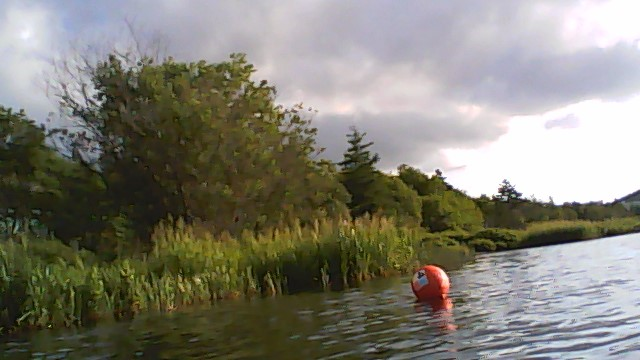
#> input picture images/waterFar1.JPG, 640 x 360 px
$ python -i ImageProcessing.py   (imports and definitions only)   (Python 2 division)   (older library calls are emulated)
#> lines starting #> are read from the running program, lines starting #| are printed output that depends on the picture
#> further down, picture is the input picture: shape (360, 640, 3); mean B, G, R 115.1, 126.9, 129.1
# -*- coding: utf-8 -*-

import cv2
import numpy as np
import InputOutput
import kmean
import locationDetection

#fx = 517 * 0.5 # focal length is calculated for 320x240
fx = 843
obj_width = 0.305 #meters
BLACK = 0
WHITE = 255

"""
*checkes to see if the ball is in the image
*returns fase if the ball is not in the image
"""
# [282 lines left out: functions inImage, reflectionDetection, updateMinMax, goToTop, stepDown, getBalls and 1 more, not called in this run]

#Removes any red noise picked up in image
def removeNoise(image):
    #kernel = np.ones((9,9),np.uint8)
    kernel = cv2.getStructuringElement(cv2.MORPH_ELLIPSE, (1, 3))

    dilations = 7
    # opening
    image = cv2.erode(image,kernel,iterations = dilations)
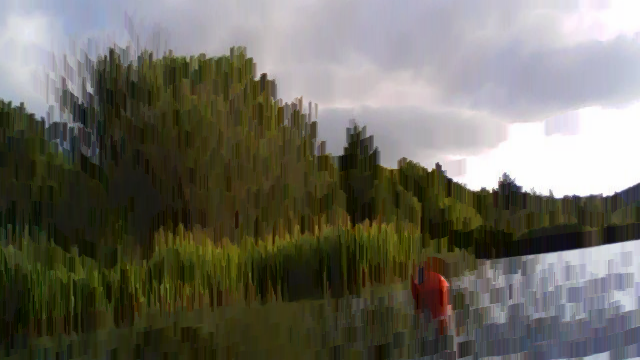
#> image: shape (360, 640, 3); mean of channels 0, 1, 2 95.4, 106.5, 108.6; drawn as B, G, R
    image = cv2.dilate(image,kernel,iterations = dilations)
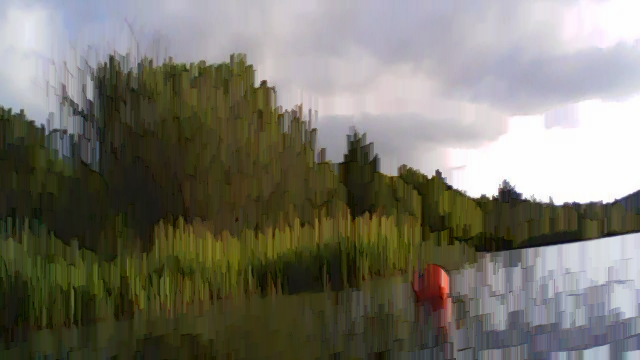
#> image: shape (360, 640, 3); mean of channels 0, 1, 2 105.6, 117.3, 119.6; drawn as B, G, R

    # closing
    image = cv2.dilate(image,kernel,iterations = dilations)
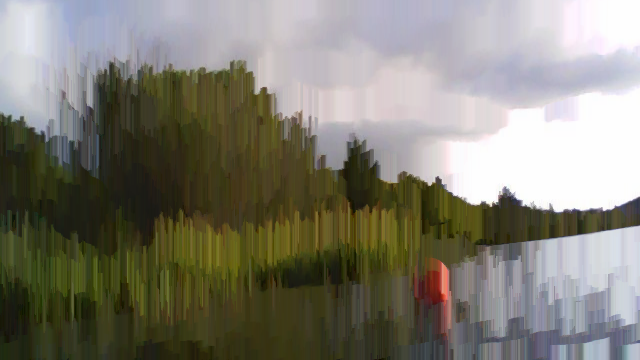
#> image: shape (360, 640, 3); mean of channels 0, 1, 2 113.9, 125.8, 128.2; drawn as B, G, R
    image = cv2.erode(image,kernel,iterations = dilations)
    """
    image = cv2.morphologyEx(image, cv2.MORPH_OPEN, kernel)
    image = cv2.morphologyEx(image, cv2.MORPH_CLOSE, kernel)
    image = cv2.dilate(image,kernel,iterations =15)
    image = cv2.erode(image,kernel,iterations = 2)
    image = cv2.dilate(image,kernel,iterations =15)
    image = cv2.erode(image,kernel,iterations = 2)
    image = cv2.dilate(image,kernel,iterations =15)
    image = cv2.erode(image,kernel,iterations = 2)"""

    return image

>>> import cv2
>>> picture = cv2.imread('images/waterFar1.JPG')
>>> result = removeNoise(picture)

$ run again, on images/waterFar2.JPG
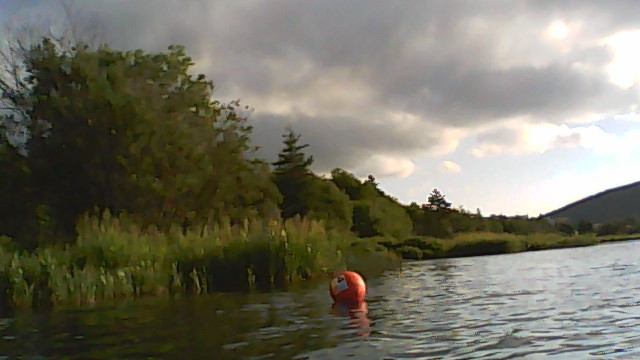
#> input picture images/waterFar2.JPG, 640 x 360 px
#> picture is the input picture: shape (360, 640, 3); mean B, G, R 99.1, 113.7, 115.8
#> in removeNoise, `image = cv2.dilate(image,kernel,iterations = dilations)`:
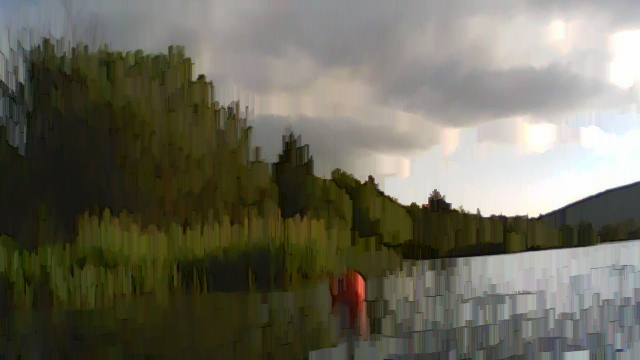
#> image: shape (360, 640, 3); mean of channels 0, 1, 2 91.7, 106.2, 108.2; drawn as B, G, R
#> in removeNoise, `image = cv2.dilate(image,kernel,iterations = dilations)`:
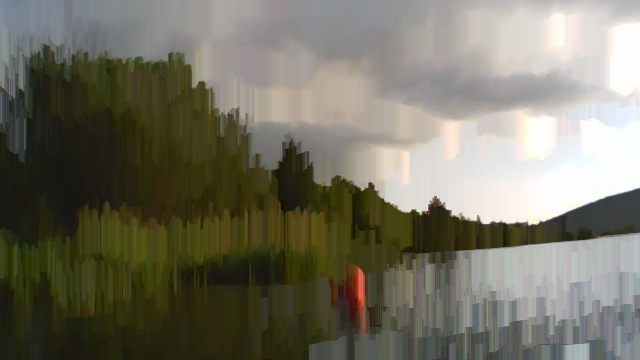
#> image: shape (360, 640, 3); mean of channels 0, 1, 2 99.6, 114.4, 116.6; drawn as B, G, R

$ run again, on images/waterFar3.JPG
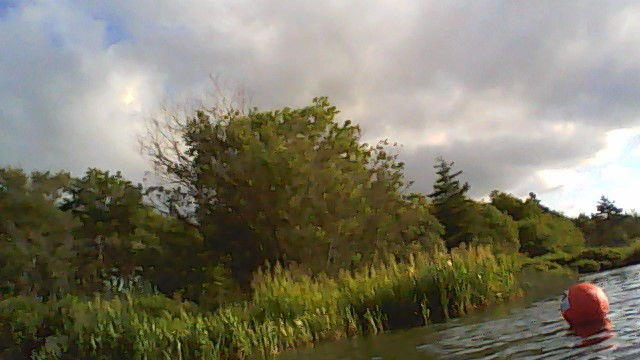
#> input picture images/waterFar3.JPG, 640 x 360 px
#> picture is the input picture: shape (360, 640, 3); mean B, G, R 105.7, 123.2, 126.9
#> in removeNoise, `image = cv2.dilate(image,kernel,iterations = dilations)`:
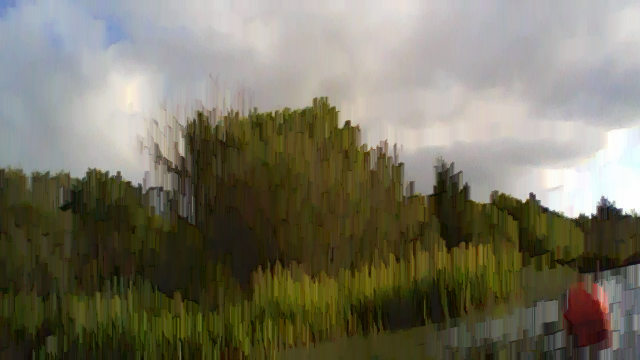
#> image: shape (360, 640, 3); mean of channels 0, 1, 2 98, 115.5, 119; drawn as B, G, R
#> in removeNoise, `image = cv2.dilate(image,kernel,iterations = dilations)`:
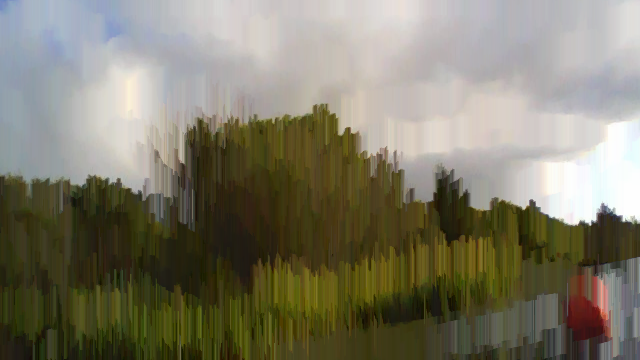
#> image: shape (360, 640, 3); mean of channels 0, 1, 2 104.9, 122.9, 126.5; drawn as B, G, R

$ run again, on images/webcamVid2.JPG
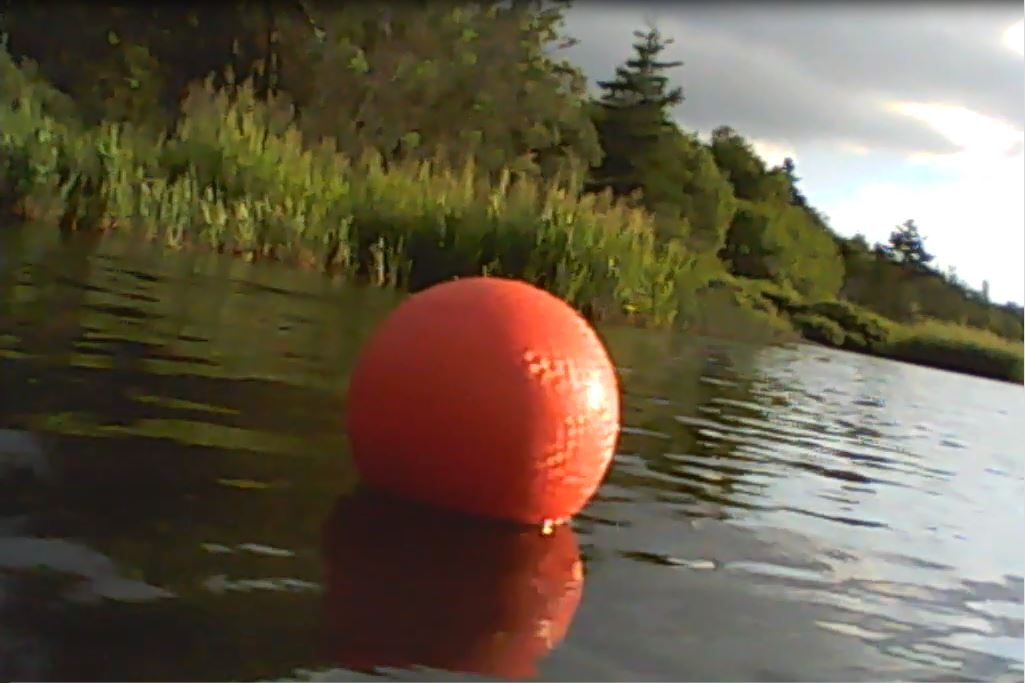
#> input picture images/webcamVid2.JPG, 1025 x 683 px
#> picture is the input picture: shape (683, 1025, 3); mean B, G, R 72.9, 92.3, 103.3
#> in removeNoise, `image = cv2.dilate(image,kernel,iterations = dilations)`:
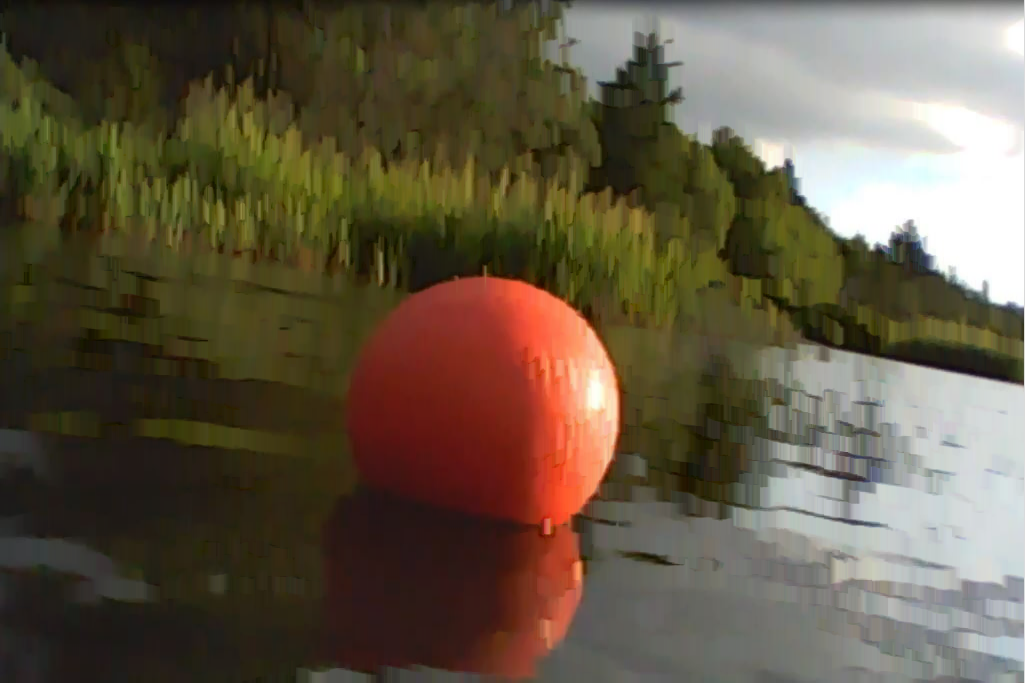
#> image: shape (683, 1025, 3); mean of channels 0, 1, 2 68.3, 87.6, 98.7; drawn as B, G, R
#> in removeNoise, `image = cv2.dilate(image,kernel,iterations = dilations)`:
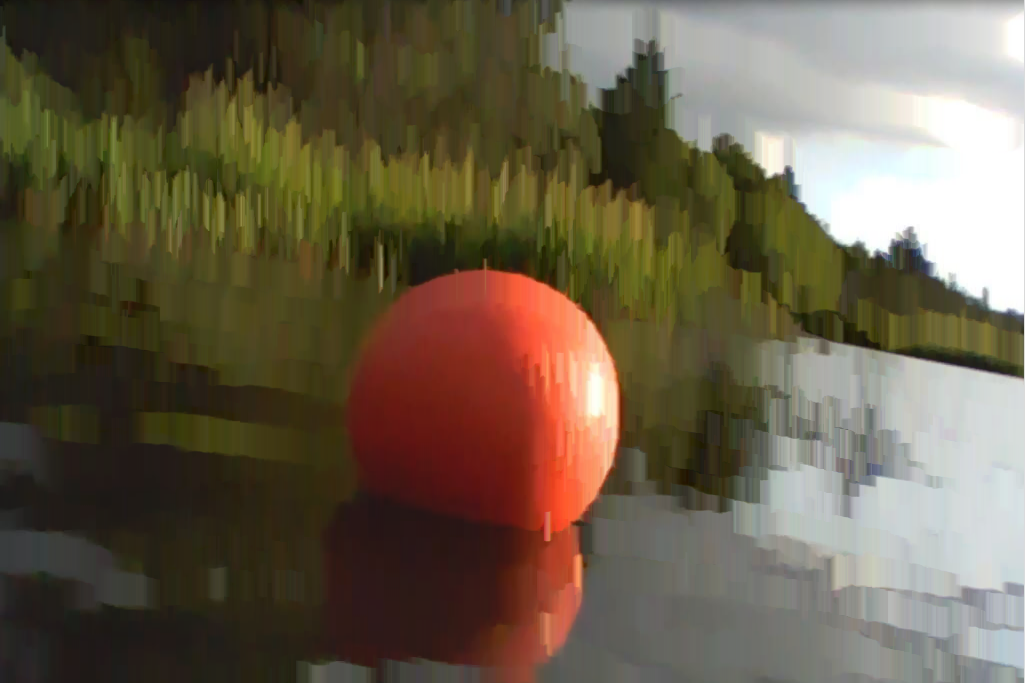
#> image: shape (683, 1025, 3); mean of channels 0, 1, 2 73.7, 93.7, 105; drawn as B, G, R
